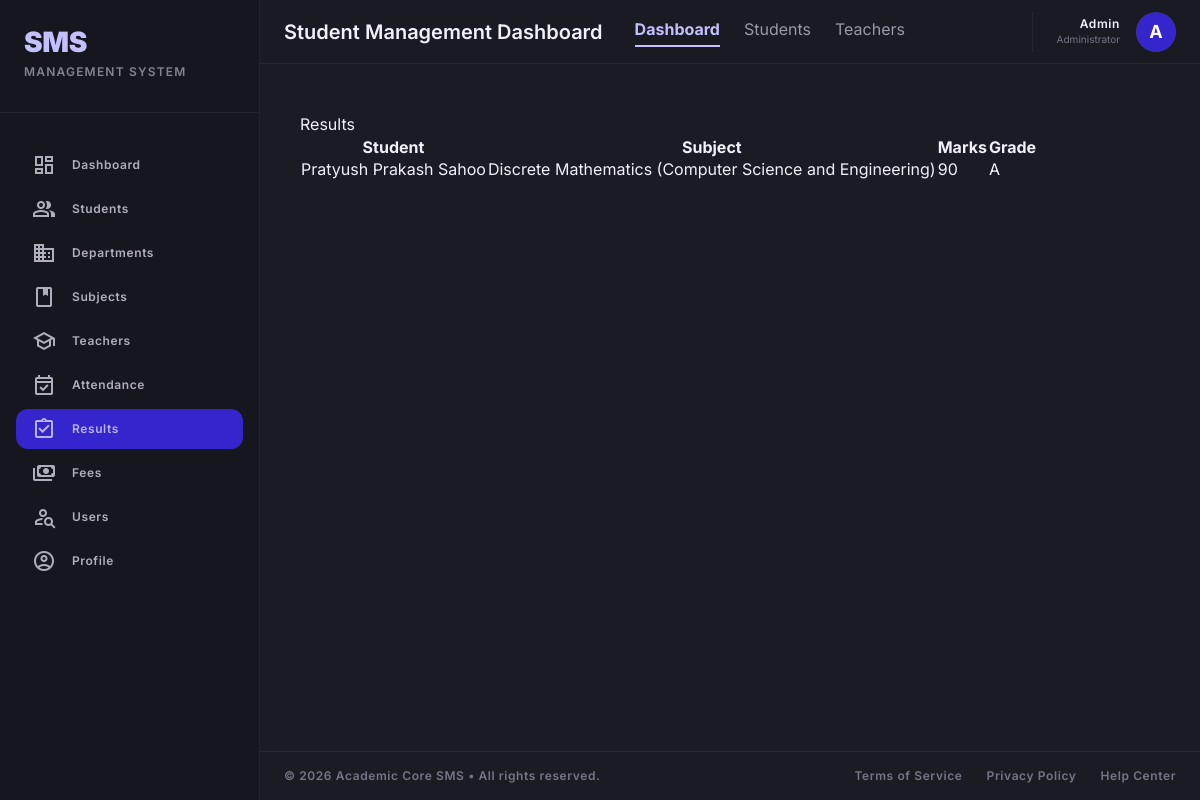
The app's page /results/ with its own data.
### StudentManage_app/models.py (models this page shows, shortened)
class Result(models.Model):
    student = models.ForeignKey(Student, on_delete=models.CASCADE, related_name='results')
    subject = models.ForeignKey(Subject, on_delete=models.CASCADE, related_name='results')
    marks = models.IntegerField()
    grade = models.CharField(max_length=5)
    created_at = models.DateTimeField(blank=True, null=True)
    class Meta:
        unique_together = ['student', 'subject']

class Student(models.Model):
    YEAR_CHOICES = (
        ('1st Year', '1st Year'),
        ('2nd Year', '2nd Year'),
        ('3rd Year', '3rd Year'),
        ('4th Year', '4th Year'),
    )
    GENDER_CHOICES = (
        ('Male', 'Male'),
        ('Female', 'Female'),
        ('Other', 'Other'),
    )
    name = models.CharField(max_length=100)
    roll_no = models.CharField(max_length=20, unique=True)
    email = models.EmailField(unique=True)
    phone = models.CharField(max_length=15)
    department = models.ForeignKey(Department, on_delete=models.CASCADE, related_name='students')
    year = models.CharField(max_length=20, choices=YEAR_CHOICES)
    gender = models.CharField(max_length=20, choices=GENDER_CHOICES)
    dob = models.DateField()
    address = models.TextField()
    photo = models.ImageField(upload_to='students/', blank=True, null=True)
    created_at = models.DateTimeField(auto_now_add=True,null=True,blank=True)
    class Meta:
        ordering = ['-name']
    def __str__(self):
        return self.name

class Subject(models.Model):
    department = models.ForeignKey(Department, on_delete=models.CASCADE, related_name='subjects', null=True, blank=True)
    YEAR_CHOICES = (
        ('1st Year', '1st Year'),
        ('2nd Year', '2nd Year'),
        ('3rd Year', '3rd Year'),
        ('4th Year', '4th Year'),
    )
    SEMESTER_CHOICES = (
        ('1st Semester', '1st Semester'),
        ('2nd Semester', '2nd Semester'),
        ('3rd Semester', '3rd Semester'),
        ('4th Semester', '4th Semester'),
        ('5th Semester', '5th Semester'),
        ('6th Semester', '6th Semester'),
        ('7th Semester', '7th Semester'),
        ('8th Semester', '8th Semester'),
    )
    semester = models.CharField(max_length=20, choices=SEMESTER_CHOICES, null=True, blank=True)
    year = models.CharField(max_length=20, choices=YEAR_CHOICES, null=True, blank=True)
    subject_name = models.CharField(max_length=100)
    subject_code = models.CharField(max_length=20)
    credits = models.IntegerField(default=3)
    class Meta:
        unique_together = ['department', 'subject_code']
        ordering = ['department__name', 'year', 'semester', 'subject_name']
    def __str__(self):
        dept_name = self.department.name if self.department else "No Dept"
        return f"{self.subject_name} ({dept_name})"

class Department(models.Model):
    name = models.CharField(max_length=100)
    hod = models.ForeignKey(
        'Teacher',  # Use string reference to avoid circular import
        on_delete=models.SET_NULL,  # Keep department if teacher is deleted
        null=True,
        blank=True,
        related_name='headed_departments'  # Access from Teacher side
    )

### StudentManage_app/views.py (the view)
# urls.py: path('results/',views.result_list,name='result_list'),
def result_list(request):
    results = Result.objects.all()
    return render(request, 'StudentManage_app/results.html', {'results': results})

### StudentManage_app/templates/StudentManage_app/results.html
{% extends 'base.html' %}
{% block content %}
<div class="card p-4">
<h2>Results</h2>
<table class="table table-striped">
<thead>
<tr>
<th>Student</th>
<th>Subject</th>
<th>Marks</th>
<th>Grade</th>
</tr>
</thead>
<tbody>
{% for result in results %}
<tr>
<td>{{ result.student }}</td>
<td>{{ result.subject }}</td>
<td>{{ result.marks }}</td>
<td>{{ result.grade }}</td>
</tr>
{% endfor %}
</tbody>
</table>
</div>
{% endblock %}

### StudentManage_app/templates/base.html (style rules this page uses)
body { font-family: 'Inter', sans-serif; }

### records on screen
Result: student "Pratyush Prakash Sahoo", subject "Discrete Mathematics (Computer Science and Engineering)", marks "90", grade "A"

### other values on screen
{{ user.username|default:"Admin" }} "Admin"
{{ user.username|default:"A"|slice:":1"|upper }} "A"
